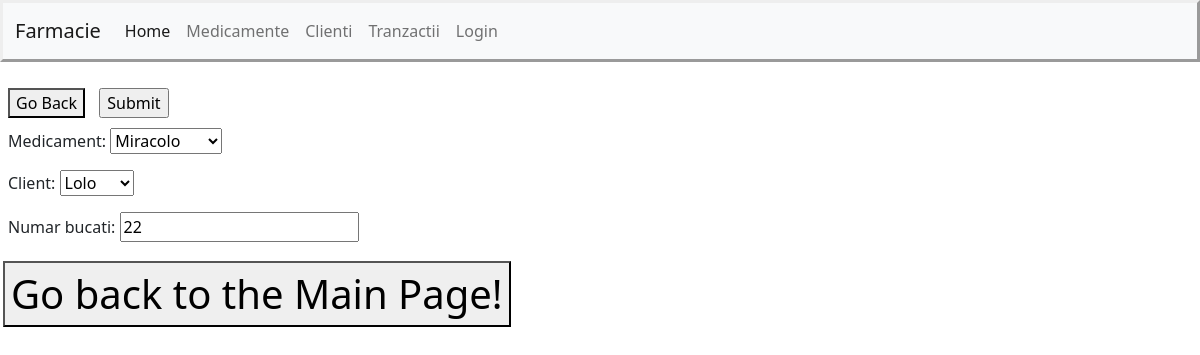
/update-tranzactie/7, run on the app's committed database.
### FarmacieOnline/models.py (models this page shows, shortened)
class Tranzactie(models.Model):
    id = models.BigAutoField(primary_key=True)
    medicament = models.ForeignKey(Medicament, on_delete=models.CASCADE)
    client = models.ForeignKey(User, on_delete=models.CASCADE)
    numar_bucati = models.IntegerField()
    data_tranzactie = models.DateTimeField(auto_now_add=django.utils.timezone.now)

### FarmacieOnline/views.py (the view, shortened to what this page needs)
# urls.py: path('update-tranzactie/<int:pk>', views.updateTranzactie, name='update-tranzactie'),
def updateTranzactie(request, pk):
    tranzactie = Tranzactie.objects.get(id=pk)
    form = TranzactieForm(instance=tranzactie)
    context = {
        'form': form
    }
    return render(request, 'tranzactii_form.html', context)

### FarmacieOnline/forms.py
class TranzactieForm(ModelForm):
    class Meta:
        model = Tranzactie
        ordering = ['medicament.nume']
        fields = '__all__'

### FarmacieOnline/models.py (called while the page is built)
    def __str__(self):
        return f'{self.nume}'

### FarmacieOnline/templates/tranzactii_form.html (shortened to what this page needs)
{% extends "main.html" %}
{% block content %}
    <div>
        <form method="POST" action="">
            <a href = "{{request.META.HTTP_REFERER}}"><button>Go Back</button></a>
            <input type="submit" value="Submit" style="margin:10px" title="Adauga tranzactia!">
            {{ form.as_p }}
        </form>
    </div>
{% endblock content %}

### data on the page
Tranzactie: medicament "Miracolo", client "Lolo", numar_bucati "22"
